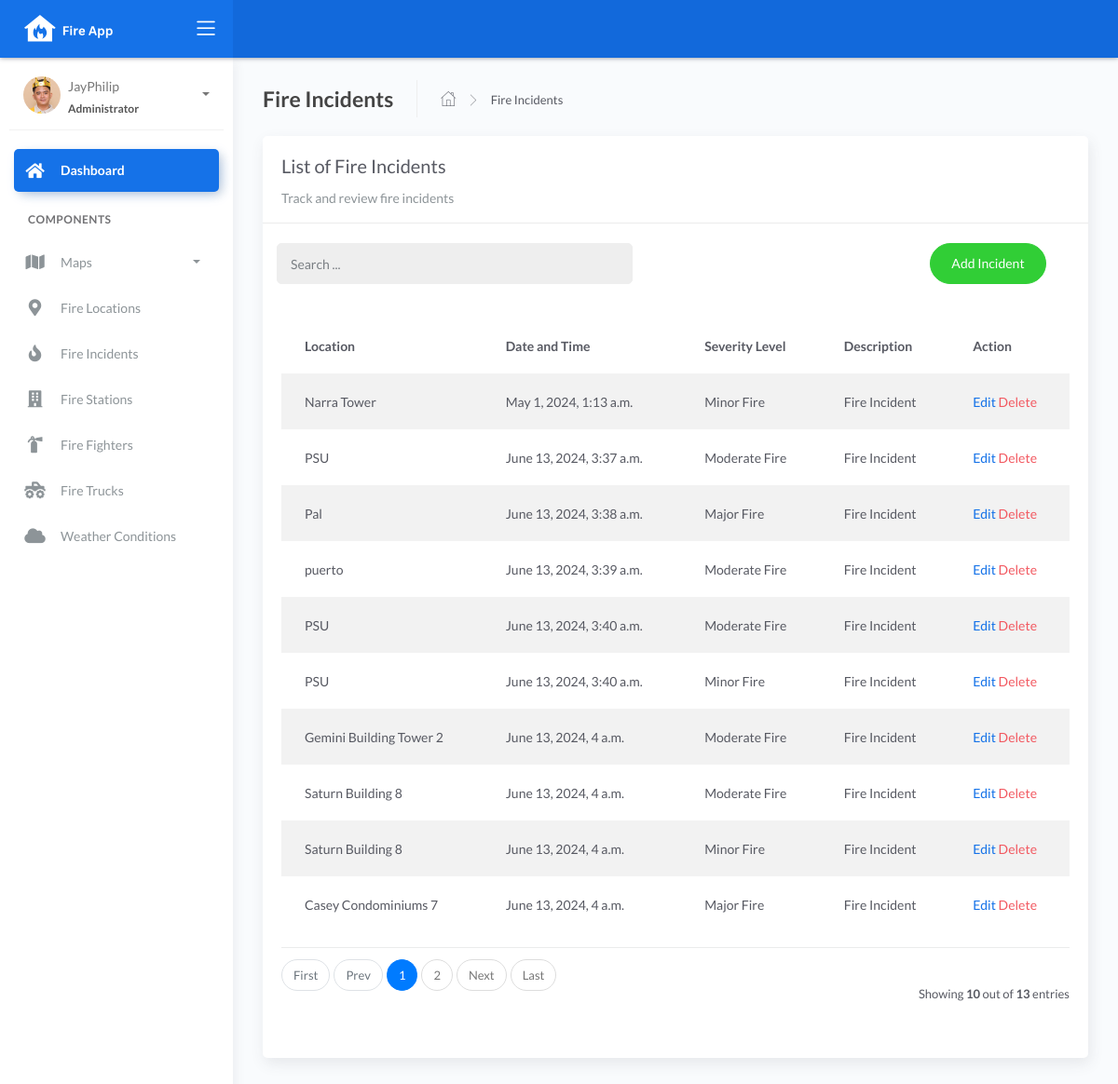
Before: /incident_list with the older database file.
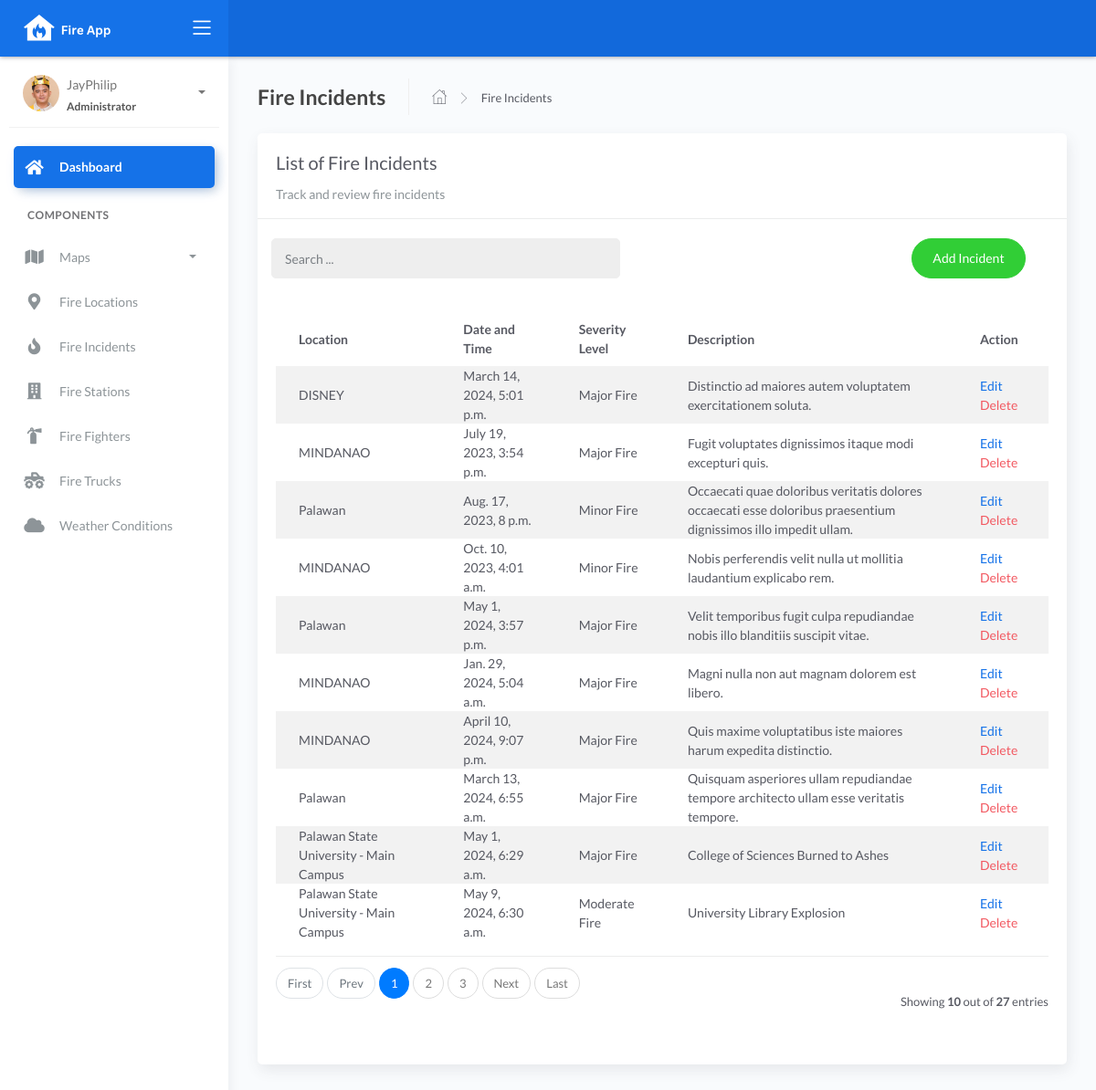
After: the same page with the newer database file.
### fire/models.py (models this page shows, shortened)
class BaseModel(models.Model):
    created_at = models.DateTimeField(auto_now_add=True, db_index=True)
    updated_at = models.DateTimeField(auto_now=True)
    class Meta:
        abstract = True

class Incident(BaseModel):
    SEVERITY_CHOICES = (
        ('Minor Fire', 'Minor Fire'),
        ('Moderate Fire', 'Moderate Fire'),
        ('Major Fire', 'Major Fire'),
    )
    location = models.ForeignKey(Locations, on_delete=models.CASCADE)
    date_time = models.DateTimeField(blank=True, null=True)
    severity_level = models.CharField(max_length=45, choices=SEVERITY_CHOICES)
    description = models.CharField(max_length=250)

class Locations(BaseModel):
    name = models.CharField(max_length=150)
    latitude = models.DecimalField(
        max_digits=22, decimal_places=16, null=True, blank=True)
    longitude = models.DecimalField(
        max_digits=22, decimal_places=16, null=True, blank=True)
    address = models.CharField(max_length=150)
    city = models.CharField(max_length=150)  # can be in separate table
    country = models.CharField(max_length=150)  # can be in separate table
    def __str__(self):
        return f"{self.name}"

### fire/views.py (the view)
# urls.py: path('incident_list', IncidentList.as_view(), name='incident-list'),
class IncidentList(ListView):
    model = Incident
    context_object_name = 'incident'
    template_name = "incident_list.html"
    paginate_by = 10
    def get_queryset(self, *args, **kwargs):
         qs = super(IncidentList, self).get_queryset(*args, **kwargs)
         if self.request.GET.get("q") != None:
             query = self.request.GET.get('q')
             qs = qs.filter(Q(location__name__icontains=query) |
                            Q(severity_level__icontains=query) |
                            Q(description__icontains=query))
         return qs

### templates/incident_list.html (shortened to what this page needs)
{% extends 'base.html' %} {% load static %} {% block content %}
<div class="content">
    <div class="page-inner">
        <div class="page-header">
            <h4 class="page-title">Fire Incidents</h4>
            <ul class="breadcrumbs">
                <li class="nav-home">
                    <a href="{%url 'dashboard-chart' %}">
                    <i class="flaticon-home"></i>
                    </a>
                </li>
                <li class="separator">
                    <i class="flaticon-right-arrow"></i>
                </li>
                <li class="nav-item">
                    <a href="#">Fire Incidents</a>
                </li>
            </ul>
        </div>
        <div class="row">
            <div class="col-md-12">
                <div class="card">
                    <div class="card-header">
                        <div class="card-title">List of Fire Incidents</div>
                        <div class="card-category">Track and review fire incidents</div>
                    </div>
                    <br>
                        <div class="col-md-12 row">
                            <div class="col-md-6">
                                <form class="navbar-left navbar-form nav-search mr-md-3" action="{% url 'incident-list' %}">
                                    <div class="input-group">
                                        <input type="text" placeholder="Search ..." class="form-control" name="q">
                                        <div class="input-group-append">
                                        <span class="input-group-text">
                                        </span>
                                        </div>
                                    </div>
                                </form>
                            </div>
                            <div class="col-md-6">
                                <div class="pull-right">
                                    <a href="{% url 'incident-add'%}" class="btn btn-success btn-rounded">Add Incident</a>
                                </div>
                            </div>
                        </div>
                    <div class="card-body">
                        <table class="table table-striped mt-3">
                            <thead>
                                <tr>
                                    <th scope="col">Location</th>
                                    <th scope="col">Date and Time</th>
                                    <th scope="col">Severity Level</th>
                                    <th scope="col">Description</th>
                                    <th scope="col">Action</th>
                                </tr>
                            </thead>
                            <tbody>
                                {% for object in object_list %}
                                <tr>
                                    <td>{{ object.location }}</td>
                                    <td>{{ object.date_time }}</td>
                                    <td>{{ object.severity_level }}</td>
                                    <td>{{ object.description }}</td>
                                    <td>
                                        <a href="incident_list/edit/{{ object.id }}">Edit</a>
                                        <a href="incident_list/delete/{{ object.id }}" class="text-danger">Delete</a>
                                    </td>
                                </tr>
                                {% empty %}
                                <tr>
                                    <td colspan="4" style="text-align: center">
                                    <p class="text-sm font-weight-bold mb-0">No Records Found</p>
                                    </td>
                                </tr>
                                {% endfor %}
                            </tbody>
                        </table>
                        {% include 'includes/pagination.html' %}
                    </div>
                </div>
            </div>
        </div>
    </div>
</div>
{% endblock %}

Changed rows visible on the page:
no longer on this page (row edited): Incident: location "Narra Tower", date_time "May 1, 2024, 1:13 a.m.", severity_level "Minor Fire", description "Fire Incident"
no longer on this page (row edited): Incident: location "PSU", date_time "June 13, 2024, 3:37 a.m.", severity_level "Moderate Fire", description "Fire Incident"
no longer on this page (row edited): Incident: location "Pal", date_time "June 13, 2024, 3:38 a.m.", severity_level "Major Fire", description "Fire Incident"
no longer on this page (row edited): Incident: location "puerto", date_time "June 13, 2024, 3:39 a.m.", severity_level "Moderate Fire", description "Fire Incident"
no longer on this page (row edited): Incident: location "PSU", date_time "June 13, 2024, 3:40 a.m.", severity_level "Moderate Fire", description "Fire Incident"
no longer on this page (row edited): Incident: location "PSU", date_time "June 13, 2024, 3:40 a.m.", severity_level "Minor Fire", description "Fire Incident"
no longer on this page (row edited): Incident: location "Gemini Building Tower 2", date_time "June 13, 2024, 4 a.m.", severity_level "Moderate Fire", description "Fire Incident"
no longer on this page (row edited): Incident: location "Saturn Building 8", date_time "June 13, 2024, 4 a.m.", severity_level "Moderate Fire", description "Fire Incident"
no longer on this page (row edited): Incident: location "Saturn Building 8", date_time "June 13, 2024, 4 a.m.", severity_level "Minor Fire", description "Fire Incident"
no longer on this page (row edited): Incident: location "Casey Condominiums 7", date_time "June 13, 2024, 4 a.m.", severity_level "Major Fire", description "Fire Incident"
added Incident: location "DISNEY", date_time "March 14, 2024, 5:01 p.m.", severity_level "Major Fire", description "Distinctio ad maiores autem voluptatem exercitationem soluta."
added Incident: location "MINDANAO", date_time "July 19, 2023, 3:54 p.m.", severity_level "Major Fire", description "Fugit voluptates dignissimos itaque modi excepturi quis."
added Incident: location "Palawan", date_time "Aug. 17, 2023, 8 p.m.", severity_level "Minor Fire", description "Occaecati quae doloribus veritatis dolores occaecati esse doloribus praesentium dignissimos illo impedit ullam."
added Incident: location "MINDANAO", date_time "Oct. 10, 2023, 4:01 a.m.", severity_level "Minor Fire", description "Nobis perferendis velit nulla ut mollitia laudantium explicabo rem."
added Incident: location "Palawan", date_time "May 1, 2024, 3:57 p.m.", severity_level "Major Fire", description "Velit temporibus fugit culpa repudiandae nobis illo blanditiis suscipit vitae."
added Incident: location "MINDANAO", date_time "Jan. 29, 2024, 5:04 a.m.", severity_level "Major Fire", description "Magni nulla non aut magnam dolorem est libero."
added Incident: location "MINDANAO", date_time "April 10, 2024, 9:07 p.m.", severity_level "Major Fire", description "Quis maxime voluptatibus iste maiores harum expedita distinctio."
added Incident: location "Palawan", date_time "March 13, 2024, 6:55 a.m.", severity_level "Major Fire", description "Quisquam asperiores ullam repudiandae tempore architecto ullam esse veritatis tempore."
added Incident: location "Palawan State University - Main Campus", date_time "May 1, 2024, 6:29 a.m.", severity_level "Major Fire", description "College of Sciences Burned to Ashes"
added Incident: location "Palawan State University - Main Campus", date_time "May 9, 2024, 6:30 a.m.", severity_level "Moderate Fire", description "University Library Explosion"
Other visible differences:
{{ paginator.count }}: "13" → "27"
new list line: "3"
